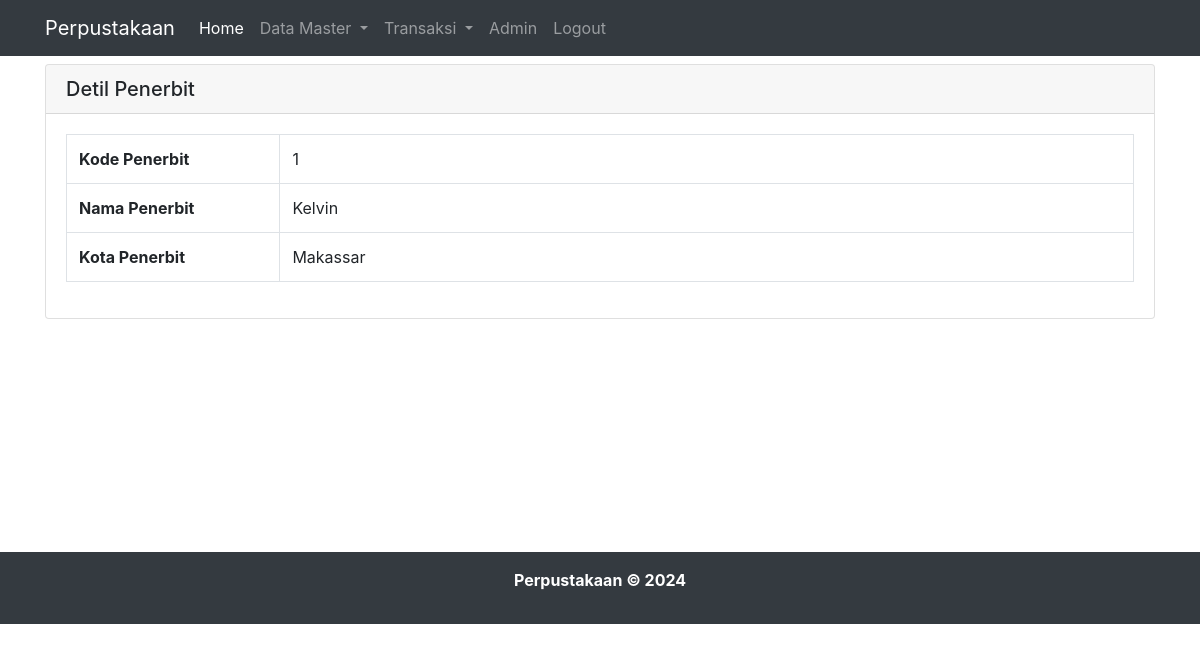
The app's page /detil_penerbit.php?id=1 (signed in) with its own data.
### tables this page shows
CREATE TABLE `penerbit`  (
  `id_penerbit` int UNSIGNED NOT NULL AUTO_INCREMENT,
  `nama_penerbit` varchar(50) NOT NULL,
  `kota` varchar(30) NOT NULL,
  PRIMARY KEY (`id_penerbit`) USING BTREE
);

### detil_penerbit.php (the view, shortened to what this page needs)
<?php
include "header.php";
include "koneksi.php";
$id = $_GET['id'];
$query = $koneksi->query("SELECT * FROM penerbit WHERE id_penerbit = '$id'");
$row = $query->fetch_assoc();
?>
<div class="container">
    <div class="row">
        <div class="col-lg-12 mt-2" style="min-height: 480px">
            <div class="card">
                <h5 class="card-header">Detil Penerbit</h5>
                <div class="card-body">
                    <table class="table table-bordered table-hover">
                        <tr>
                            <th width="20%">Kode Penerbit</th>
                            <td width="80%"><?= $row["id_penerbit"] ?></td>
                        </tr>
                        <tr>
                            <th width="20%">Nama Penerbit</th>
                            <td width="80%"><?= $row["nama_penerbit"] ?></td>
                        </tr>
                        <tr>
                            <th width="20%">Kota Penerbit</th>
                            <td width="80%"><?= $row["kota"] ?></td>
                        </tr>
                    </table>
                </div>
            </div>
        </div>
    </div>
</div>
<?php
include "footer.php";
?>

### records on screen
penerbit: id_penerbit "1", nama_penerbit "Kelvin", kota "Makassar"
